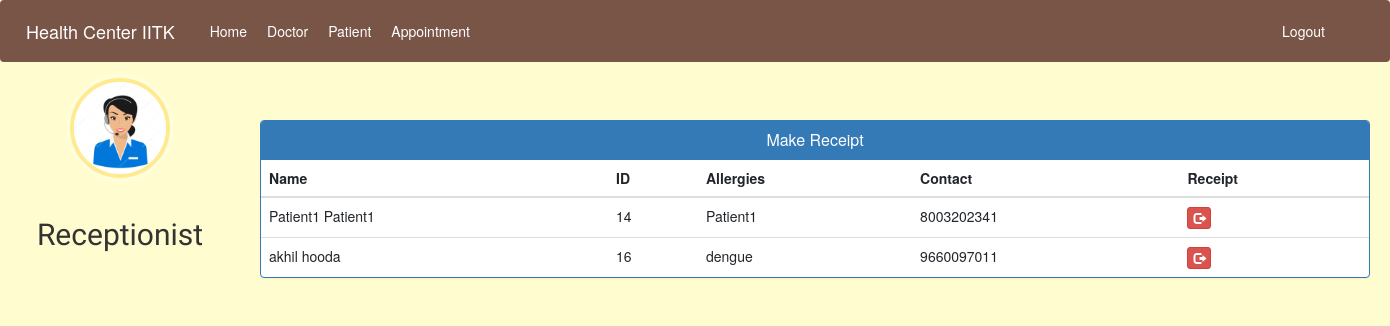
/admin-discharge-patient (signed in), run on an earlier commit of the app's database.
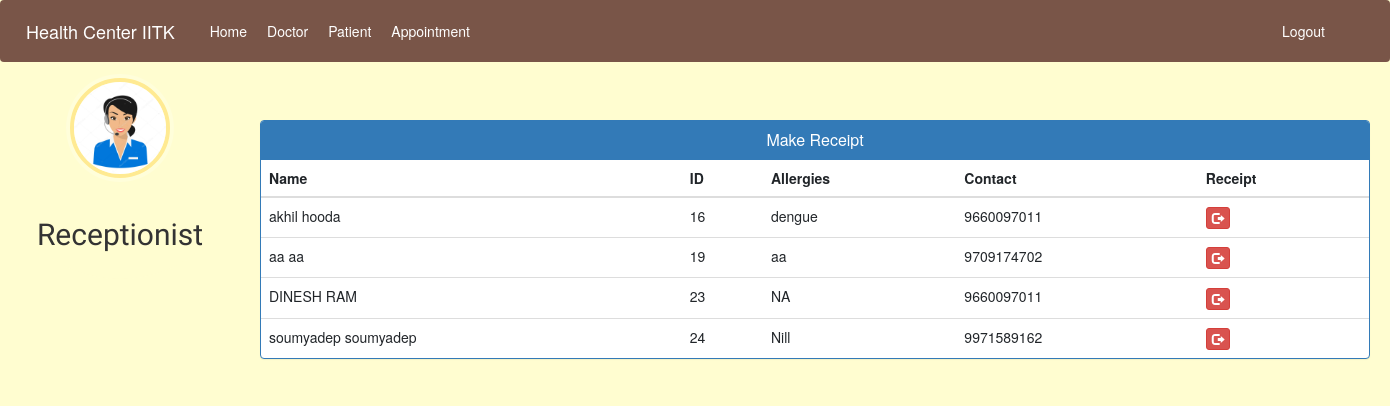
And on a later commit of the database.
### hospital/models.py (models this page shows, shortened)
class Patient(models.Model):
    user = models.OneToOneField(User, on_delete=models.CASCADE)
    profile_pic = models.ImageField(
        upload_to='profile_pic/PatientProfilePic/', default='../static/images/error.jpg', null=True, blank=True)
    address = models.CharField(max_length=40)
    mobile = models.CharField(max_length=20, null=False)
    symptoms = models.CharField(max_length=100, null=False)
    assignedDoctorId = models.PositiveIntegerField(null=True)
    admitDate = models.DateField(auto_now=True)
    status = models.BooleanField(default=False)
    @property
    def get_name(self):
        return self.user.first_name+" "+self.user.last_name
    @property
    def get_id(self):
        return self.user.id

### hospital/views.py (the view)
# urls.py: path('admin-discharge-patient', views.admin_discharge_patient_view,
@login_required(login_url='adminlogin')
@user_passes_test(is_admin)
def admin_discharge_patient_view(request):
    patients = models.Patient.objects.all().filter(status=True)
    return render(request, 'hospital/admin_discharge_patient.html', {'patients': patients})

### hospital/views.py (called while the page is built)
def is_admin(user):
    return user.groups.filter(name='ADMIN').exists()

### templates/hospital/admin_discharge_patient.html (shortened to what this page needs)
{% extends 'hospital/admin_base.html' %}
{% block content %}
<head>
  <link href="//netdna.bootstrapcdn.com/bootstrap/3.0.0/css/bootstrap.min.css" rel="stylesheet" id="bootstrap-css">
</head>
<div class="container">
  <br/>
  <br/>
  <br/>
  <br/>
  <div class="panel panel-primary">
    <div class="panel-heading">
      <h6 class="panel-title">Make Receipt</h6>
    </div>
    <table class="table table-hover" id="dev-table">
      <thead>
        <tr>
          <th>Name</th>
          <th>ID</th>
          <th>Allergies</th>
          <th>Contact</th>
          <th>Receipt</th>
        </tr>
      </thead>
      {% for p in patients %}
      <tr>
        <td> {{p.get_name}}</td>
        <td>{{p.get_id}}</td>
        <td>{{p.symptoms}}</td>
        <td>{{p.mobile}}</td>
        <td><a class="btn btn-danger btn-xs" href="{% url 'discharge-patient' p.id  %}"><span class="glyphicon glyphicon-log-out"></span></a></td>
      </tr>
      {% endfor %}
    </table>
  </div>
</div>
{% endblock content %}

What changed in the data, as far as the page shows it:
removed Patient: get_name "Patient1 Patient1", get_id "14", symptoms "Patient1", mobile "8003202341"
added Patient: get_name "aa aa", get_id "19", symptoms "aa", mobile "9709174702"
added Patient: get_name "DINESH RAM", get_id "23", symptoms "NA", mobile "9660097011"
added Patient: get_name "soumyadep soumyadep", get_id "24", symptoms "Nill", mobile "9971589162"
